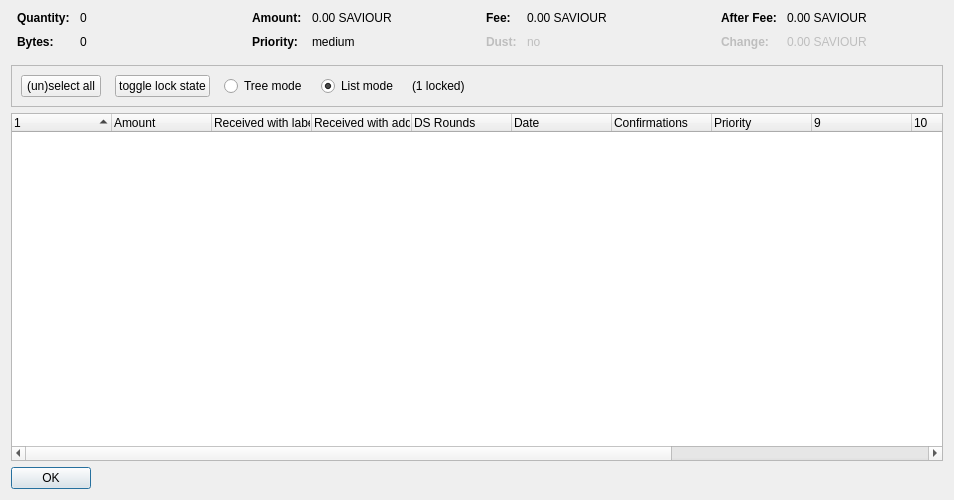
<?xml version="1.0" encoding="UTF-8"?>
<ui version="4.0">
 <class>CoinControlDialog</class>
 <widget class="QDialog" name="CoinControlDialog">
  <property name="geometry">
   <rect>
    <x>0</x>
    <y>0</y>
    <width>954</width>
    <height>500</height>
   </rect>
  </property>
  <property name="windowTitle">
   <string>Coin Selection</string>
  </property>
  <layout class="QVBoxLayout" name="verticalLayout">
   <item>
    <layout class="QHBoxLayout" name="horizontalLayoutTop" stretch="0,0,0,0">
     <property name="topMargin">
      <number>0</number>
     </property>
     <property name="bottomMargin">
      <number>10</number>
     </property>
     <item>
      <layout class="QFormLayout" name="formLayoutCoinControl1">
       <property name="horizontalSpacing">
        <number>10</number>
       </property>
       <property name="verticalSpacing">
        <number>10</number>
       </property>
       <property name="leftMargin">
        <number>6</number>
       </property>
       <property name="rightMargin">
        <number>6</number>
       </property>
       <item row="0" column="0">
        <widget class="QLabel" name="labelCoinControlQuantityText">
         <property name="font">
          <font>
           <weight>75</weight>
           <bold>true</bold>
          </font>
         </property>
         <property name="text">
          <string>Quantity:</string>
         </property>
        </widget>
       </item>
       <item row="0" column="1">
        <widget class="QLabel" name="labelCoinControlQuantity">
         <property name="cursor">
          <cursorShape>IBeamCursor</cursorShape>
         </property>
         <property name="contextMenuPolicy">
          <enum>Qt::ActionsContextMenu</enum>
         </property>
         <property name="text">
          <string notr="true">0</string>
         </property>
         <property name="textInteractionFlags">
          <set>Qt::LinksAccessibleByMouse|Qt::TextSelectableByKeyboard|Qt::TextSelectableByMouse</set>
         </property>
        </widget>
       </item>
       <item row="1" column="0">
        <widget class="QLabel" name="labelCoinControlBytesText">
         <property name="font">
          <font>
           <weight>75</weight>
           <bold>true</bold>
          </font>
         </property>
         <property name="text">
          <string>Bytes:</string>
         </property>
        </widget>
       </item>
       <item row="1" column="1">
        <widget class="QLabel" name="labelCoinControlBytes">
         <property name="cursor">
          <cursorShape>IBeamCursor</cursorShape>
         </property>
         <property name="contextMenuPolicy">
          <enum>Qt::ActionsContextMenu</enum>
         </property>
         <property name="text">
          <string notr="true">0</string>
         </property>
         <property name="textInteractionFlags">
          <set>Qt::LinksAccessibleByMouse|Qt::TextSelectableByKeyboard|Qt::TextSelectableByMouse</set>
         </property>
        </widget>
       </item>
      </layout>
     </item>
     <item>
      <layout class="QFormLayout" name="formLayoutCoinControl2">
       <property name="horizontalSpacing">
        <number>10</number>
       </property>
       <property name="verticalSpacing">
        <number>10</number>
       </property>
       <property name="leftMargin">
        <number>6</number>
       </property>
       <property name="rightMargin">
        <number>6</number>
       </property>
       <item row="0" column="0">
        <widget class="QLabel" name="labelCoinControlAmountText">
         <property name="font">
          <font>
           <weight>75</weight>
           <bold>true</bold>
          </font>
         </property>
         <property name="text">
          <string>Amount:</string>
         </property>
        </widget>
       </item>
       <item row="0" column="1">
        <widget class="QLabel" name="labelCoinControlAmount">
         <property name="cursor">
          <cursorShape>IBeamCursor</cursorShape>
         </property>
         <property name="contextMenuPolicy">
          <enum>Qt::ActionsContextMenu</enum>
         </property>
         <property name="text">
          <string notr="true">0.00 SAVIOUR</string>
         </property>
         <property name="textInteractionFlags">
          <set>Qt::LinksAccessibleByMouse|Qt::TextSelectableByKeyboard|Qt::TextSelectableByMouse</set>
         </property>
        </widget>
       </item>
       <item row="1" column="0">
        <widget class="QLabel" name="labelCoinControlPriorityText">
         <property name="font">
          <font>
           <weight>75</weight>
           <bold>true</bold>
          </font>
         </property>
         <property name="text">
          <string>Priority:</string>
         </property>
        </widget>
       </item>
       <item row="1" column="1">
        <widget class="QLabel" name="labelCoinControlPriority">
         <property name="cursor">
          <cursorShape>IBeamCursor</cursorShape>
         </property>
         <property name="contextMenuPolicy">
          <enum>Qt::ActionsContextMenu</enum>
         </property>
         <property name="text">
          <string>medium</string>
         </property>
         <property name="textInteractionFlags">
          <set>Qt::LinksAccessibleByMouse|Qt::TextSelectableByKeyboard|Qt::TextSelectableByMouse</set>
         </property>
        </widget>
       </item>
      </layout>
     </item>
     <item>
      <layout class="QFormLayout" name="formLayoutCoinControl3">
       <property name="horizontalSpacing">
        <number>10</number>
       </property>
       <property name="verticalSpacing">
        <number>10</number>
       </property>
       <property name="leftMargin">
        <number>6</number>
       </property>
       <property name="rightMargin">
        <number>6</number>
       </property>
       <item row="0" column="0">
        <widget class="QLabel" name="labelCoinControlFeeText">
         <property name="font">
          <font>
           <weight>75</weight>
           <bold>true</bold>
          </font>
         </property>
         <property name="text">
          <string>Fee:</string>
         </property>
        </widget>
       </item>
       <item row="0" column="1">
        <widget class="QLabel" name="labelCoinControlFee">
         <property name="cursor">
          <cursorShape>IBeamCursor</cursorShape>
         </property>
         <property name="contextMenuPolicy">
          <enum>Qt::ActionsContextMenu</enum>
         </property>
         <property name="text">
          <string notr="true">0.00 SAVIOUR</string>
         </property>
         <property name="textInteractionFlags">
          <set>Qt::LinksAccessibleByMouse|Qt::TextSelectableByKeyboard|Qt::TextSelectableByMouse</set>
         </property>
        </widget>
       </item>
       <item row="1" column="0">
        <widget class="QLabel" name="labelCoinControlLowOutputText">
         <property name="enabled">
          <bool>false</bool>
         </property>
         <property name="font">
          <font>
           <weight>75</weight>
           <bold>true</bold>
          </font>
         </property>
         <property name="text">
          <string>Dust:</string>
         </property>
        </widget>
       </item>
       <item row="1" column="1">
        <widget class="QLabel" name="labelCoinControlLowOutput">
         <property name="enabled">
          <bool>false</bool>
         </property>
         <property name="cursor">
          <cursorShape>IBeamCursor</cursorShape>
         </property>
         <property name="contextMenuPolicy">
          <enum>Qt::ActionsContextMenu</enum>
         </property>
         <property name="text">
          <string>no</string>
         </property>
         <property name="textInteractionFlags">
          <set>Qt::LinksAccessibleByMouse|Qt::TextSelectableByKeyboard|Qt::TextSelectableByMouse</set>
         </property>
        </widget>
       </item>
      </layout>
     </item>
     <item>
      <layout class="QFormLayout" name="formLayoutCoinControl4">
       <property name="horizontalSpacing">
        <number>10</number>
       </property>
       <property name="verticalSpacing">
        <number>10</number>
       </property>
       <property name="leftMargin">
        <number>6</number>
       </property>
       <property name="rightMargin">
        <number>6</number>
       </property>
       <item row="0" column="0">
        <widget class="QLabel" name="labelCoinControlAfterFeeText">
         <property name="font">
          <font>
           <weight>75</weight>
           <bold>true</bold>
          </font>
         </property>
         <property name="text">
          <string>After Fee:</string>
         </property>
        </widget>
       </item>
       <item row="0" column="1">
        <widget class="QLabel" name="labelCoinControlAfterFee">
         <property name="cursor">
          <cursorShape>IBeamCursor</cursorShape>
         </property>
         <property name="contextMenuPolicy">
          <enum>Qt::ActionsContextMenu</enum>
         </property>
         <property name="text">
          <string notr="true">0.00 SAVIOUR</string>
         </property>
         <property name="textInteractionFlags">
          <set>Qt::LinksAccessibleByMouse|Qt::TextSelectableByKeyboard|Qt::TextSelectableByMouse</set>
         </property>
        </widget>
       </item>
       <item row="1" column="0">
        <widget class="QLabel" name="labelCoinControlChangeText">
         <property name="enabled">
          <bool>false</bool>
         </property>
         <property name="font">
          <font>
           <weight>75</weight>
           <bold>true</bold>
          </font>
         </property>
         <property name="text">
          <string>Change:</string>
         </property>
        </widget>
       </item>
       <item row="1" column="1">
        <widget class="QLabel" name="labelCoinControlChange">
         <property name="enabled">
          <bool>false</bool>
         </property>
         <property name="cursor">
          <cursorShape>IBeamCursor</cursorShape>
         </property>
         <property name="contextMenuPolicy">
          <enum>Qt::ActionsContextMenu</enum>
         </property>
         <property name="text">
          <string notr="true">0.00 SAVIOUR</string>
         </property>
         <property name="textInteractionFlags">
          <set>Qt::LinksAccessibleByMouse|Qt::TextSelectableByKeyboard|Qt::TextSelectableByMouse</set>
         </property>
        </widget>
       </item>
      </layout>
     </item>
    </layout>
   </item>
   <item>
    <widget class="QFrame" name="frame">
     <property name="minimumSize">
      <size>
       <width>0</width>
       <height>40</height>
      </size>
     </property>
     <property name="frameShape">
      <enum>QFrame::StyledPanel</enum>
     </property>
     <property name="frameShadow">
      <enum>QFrame::Sunken</enum>
     </property>
     <layout class="QHBoxLayout" name="horizontalLayout">
      <item>
       <layout class="QHBoxLayout" name="horizontalLayoutPanel" stretch="0,0,0,0,0,0">
        <property name="spacing">
         <number>14</number>
        </property>
        <item>
         <widget class="QPushButton" name="pushButtonSelectAll">
          <property name="sizePolicy">
           <sizepolicy hsizetype="Maximum" vsizetype="Fixed">
            <horstretch>0</horstretch>
            <verstretch>0</verstretch>
           </sizepolicy>
          </property>
          <property name="text">
           <string>(un)select all</string>
          </property>
          <property name="autoDefault">
           <bool>false</bool>
          </property>
         </widget>
        </item>
        <item>
         <widget class="QPushButton" name="pushButtonToggleLock">
          <property name="sizePolicy">
           <sizepolicy hsizetype="Maximum" vsizetype="Fixed">
            <horstretch>0</horstretch>
            <verstretch>0</verstretch>
           </sizepolicy>
          </property>
          <property name="text">
           <string>toggle lock state</string>
          </property>
          <property name="autoDefault">
           <bool>false</bool>
          </property>
         </widget>
        </item>
        <item>
         <widget class="QRadioButton" name="radioTreeMode">
          <property name="sizePolicy">
           <sizepolicy hsizetype="Maximum" vsizetype="Fixed">
            <horstretch>0</horstretch>
            <verstretch>0</verstretch>
           </sizepolicy>
          </property>
          <property name="text">
           <string>Tree mode</string>
          </property>
         </widget>
        </item>
        <item>
         <widget class="QRadioButton" name="radioListMode">
          <property name="sizePolicy">
           <sizepolicy hsizetype="Maximum" vsizetype="Fixed">
            <horstretch>0</horstretch>
            <verstretch>0</verstretch>
           </sizepolicy>
          </property>
          <property name="text">
           <string>List mode</string>
          </property>
          <property name="checked">
           <bool>true</bool>
          </property>
         </widget>
        </item>
        <item>
         <widget class="QLabel" name="labelLocked">
          <property name="text">
           <string>(1 locked)</string>
          </property>
         </widget>
        </item>
        <item>
         <spacer name="horizontalSpacer">
          <property name="orientation">
           <enum>Qt::Horizontal</enum>
          </property>
          <property name="sizeHint" stdset="0">
           <size>
            <width>40</width>
            <height>20</height>
           </size>
          </property>
         </spacer>
        </item>
       </layout>
      </item>
     </layout>
    </widget>
   </item>
   <item>
    <widget class="CoinControlTreeWidget" name="treeWidget">
     <property name="contextMenuPolicy">
      <enum>Qt::CustomContextMenu</enum>
     </property>
     <property name="sortingEnabled">
      <bool>false</bool>
     </property>
     <property name="columnCount">
      <number>13</number>
     </property>
     <attribute name="headerShowSortIndicator" stdset="0">
      <bool>true</bool>
     </attribute>
     <attribute name="headerStretchLastSection">
      <bool>false</bool>
     </attribute>
     <column>
      <property name="text">
       <string/>
      </property>
     </column>
     <column>
      <property name="text">
       <string>Amount</string>
      </property>
     </column>
     <column>
      <property name="text">
       <string>Received with label</string>
      </property>
     </column>
     <column>
      <property name="text">
       <string>Received with address</string>
      </property>
     </column>
     <column>
      <property name="text">
       <string>DS Rounds</string>
      </property>
     </column>
     <column>
      <property name="text">
       <string>Date</string>
      </property>
     </column>
     <column>
      <property name="text">
       <string>Confirmations</string>
      </property>
      <property name="toolTip">
       <string>Confirmed</string>
      </property>
     </column>
     <column>
      <property name="text">
       <string>Priority</string>
      </property>
     </column>
     <column>
      <property name="text">
       <string/>
      </property>
     </column>
     <column>
      <property name="text">
       <string/>
      </property>
     </column>
     <column>
      <property name="text">
       <string/>
      </property>
     </column>
     <column>
      <property name="text">
       <string/>
      </property>
     </column>
     <column>
      <property name="text">
       <string/>
      </property>
     </column>
    </widget>
   </item>
   <item>
    <widget class="QDialogButtonBox" name="buttonBox">
     <property name="sizePolicy">
      <sizepolicy hsizetype="Maximum" vsizetype="Fixed">
       <horstretch>0</horstretch>
       <verstretch>0</verstretch>
      </sizepolicy>
     </property>
     <property name="orientation">
      <enum>Qt::Horizontal</enum>
     </property>
     <property name="standardButtons">
      <set>QDialogButtonBox::Ok</set>
     </property>
    </widget>
   </item>
  </layout>
 </widget>
 <customwidgets>
  <customwidget>
   <class>CoinControlTreeWidget</class>
   <extends>QTreeWidget</extends>
   <header>coincontroltreewidget.h</header>
  </customwidget>
 </customwidgets>
 <resources/>
 <connections/>
</ui>
